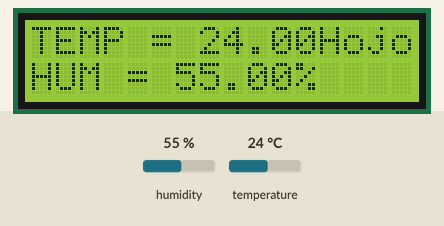
Recording of a sketch running on a simulated Arduino Uno, built with avr-gcc and run on an emulated ATmega328P. Parts: 16×2 character LCD. Inputs (shaded band) come from the test bench; at power-on: humidity 55 %, temperature 24 °C.

Above: at 1.2 s.
1.3 s: humidity set to 22 %
At 1.7 s:
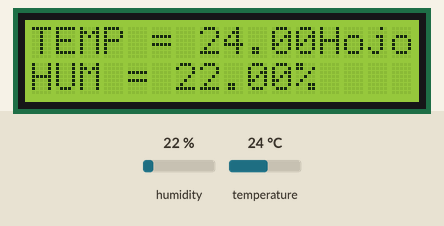
2.9 s: temperature set to 12 °C
At 4.2 s:
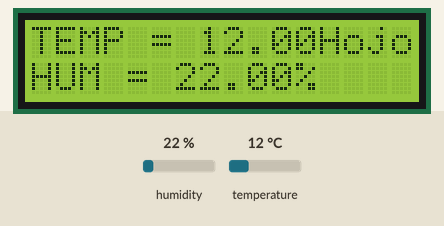
4.5 s: humidity set to 40 %
At 5.8 s:
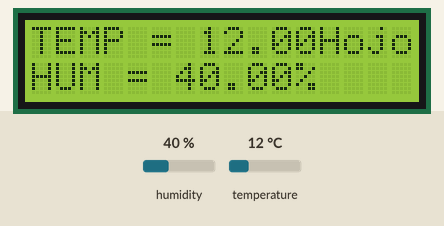
6.1 s: temperature set to 19 °C
At 7.4 s:
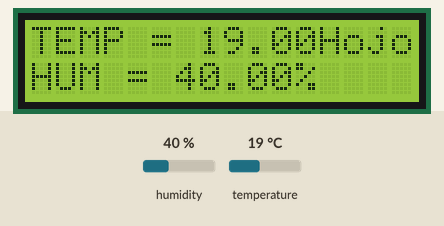
Timing chart, 0 to 8.8 s (numbered marks = the images above; inputs shaded):
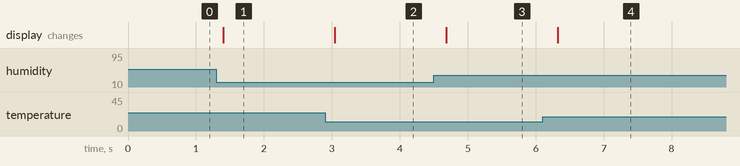

The sketch:

dht11_lcd.ino
```cpp
#include <LiquidCrystal.h>
#include <dht.h>

#define DHT11_PIN 2

dht DHT;
LiquidCrystal lcd( 8, 9, 4, 5, 6, 7 );


void setup()
{
  lcd.begin(16, 2);
}

void loop()
{
  int chk = DHT.read11(DHT11_PIN);
  lcd.setCursor(0,0);
  lcd.print("TEMP = ");
  lcd.print(DHT.temperature);
  lcd.print("Hojojo"); //printataan sarjamonitorille lämpötila
  lcd.setCursor(0,1);
  lcd.print("HUM = ");
  lcd.print(DHT.humidity);
  lcd.print("%");
  delay(300);
}
```

Measured:
- after the input at 1.3 s, the display: changes after 0.10 s (image 1)
- after the input at 2.9 s, the display: changes after 0.14 s (image 2)
- after the input at 4.5 s, the display: changes after 0.18 s (image 3)
- after the input at 6.1 s, the display: changes after 0.22 s (image 4)
